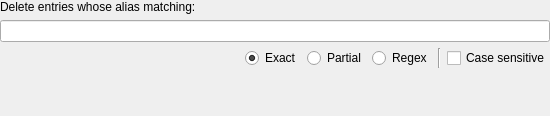
<?xml version="1.0" encoding="UTF-8"?>
<ui version="4.0">
 <class>RemoveSpecificEntriesOptionWidget</class>
 <widget class="QWidget" name="RemoveSpecificEntriesOptionWidget">
  <property name="geometry">
   <rect>
    <x>0</x>
    <y>0</y>
    <width>550</width>
    <height>116</height>
   </rect>
  </property>
  <layout class="QVBoxLayout" name="verticalLayout">
   <property name="leftMargin">
    <number>0</number>
   </property>
   <property name="topMargin">
    <number>0</number>
   </property>
   <property name="rightMargin">
    <number>0</number>
   </property>
   <property name="bottomMargin">
    <number>0</number>
   </property>
   <item>
    <widget class="QLabel" name="label">
     <property name="text">
      <string>Delete entries whose alias matching:</string>
     </property>
    </widget>
   </item>
   <item>
    <widget class="QLineEdit" name="patternLineEdit"/>
   </item>
   <item>
    <layout class="QHBoxLayout" name="horizontalLayout">
     <item>
      <spacer name="horizontalSpacer">
       <property name="orientation">
        <enum>Qt::Horizontal</enum>
       </property>
       <property name="sizeHint" stdset="0">
        <size>
         <width>40</width>
         <height>20</height>
        </size>
       </property>
      </spacer>
     </item>
     <item>
      <widget class="QRadioButton" name="exactRadioButton">
       <property name="text">
        <string>Exact</string>
       </property>
       <property name="checked">
        <bool>true</bool>
       </property>
       <attribute name="buttonGroup">
        <string notr="true">buttonGroup</string>
       </attribute>
      </widget>
     </item>
     <item>
      <widget class="QRadioButton" name="partialRadioButton">
       <property name="text">
        <string>Partial</string>
       </property>
       <attribute name="buttonGroup">
        <string notr="true">buttonGroup</string>
       </attribute>
      </widget>
     </item>
     <item>
      <widget class="QRadioButton" name="regexRadioButton">
       <property name="text">
        <string>Regex</string>
       </property>
       <attribute name="buttonGroup">
        <string notr="true">buttonGroup</string>
       </attribute>
      </widget>
     </item>
     <item>
      <widget class="Line" name="line">
       <property name="orientation">
        <enum>Qt::Vertical</enum>
       </property>
      </widget>
     </item>
     <item>
      <widget class="QCheckBox" name="caseSensitiveCheckBox">
       <property name="text">
        <string>Case sensitive</string>
       </property>
      </widget>
     </item>
    </layout>
   </item>
   <item>
    <spacer name="verticalSpacer">
     <property name="orientation">
      <enum>Qt::Vertical</enum>
     </property>
     <property name="sizeHint" stdset="0">
      <size>
       <width>20</width>
       <height>5</height>
      </size>
     </property>
    </spacer>
   </item>
  </layout>
 </widget>
 <resources/>
 <connections/>
 <buttongroups>
  <buttongroup name="buttonGroup"/>
 </buttongroups>
</ui>
